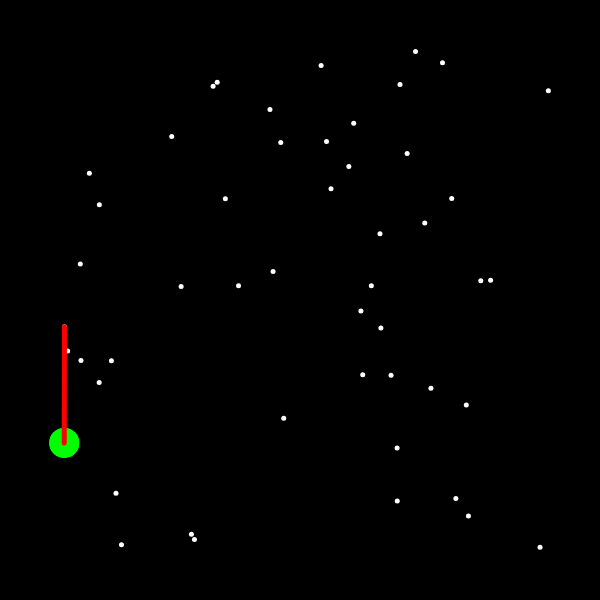
Frame 1 (no input)
Frame 60 (no input): identical to frame 1, image omitted
Frame 120 (the mouse pressed at the canvas centre since frame 60): identical to frame 1, image omitted

The p5.js sketch that drew this single still picture (run headless with seeded random() and noise() and a simulated clock; from frame 60 on, the mouse is pressed at the canvas centre):

// p5.js sketch
// ── sketch.js
// fswatch -o ~/path/to/watch | xargs -n1 -I {} osascript -e 'tell application "Google Chrome" to tell the active tab of its first window to reload'

const points = []
const hull = []
const canvasSize = 600
const canvasEdge = 50
const numberOfPoints = 50

let leftMost
let currentVertex
let nextVertex
let index

function setup() {
  createCanvas(canvasSize, canvasSize)
  for(let i=0; i<numberOfPoints; i++) {
    points.push(createVector(random(canvasEdge, canvasSize - canvasEdge), (random(canvasEdge, canvasSize - canvasEdge))))
  }
  points.sort((a, b) => a.x - b.x)
  leftMost = points[0]
  currentVertex = leftMost
  nextVertex = points[1]    // this is a guess
  index = 2                 // finding the actual nextVertex will start here
}


function draw() {
  background(0);
  
  stroke(255);
  strokeWeight(5);
  for(let p of points) {
    point(p.x, p.y);
  }

  stroke(0, 255, 0)
  strokeWeight(30)
  point(leftMost.x, leftMost.y)

  stroke(0, 255, 0)
  strokeWeight(30)
  point(currentVertex.x, currentVertex.y)
  
  stroke(255, 0, 0)
  strokeWeight(5)
  line(currentVertex.x, currentVertex.y, nextVertex.x, nextVertex.y)

}
